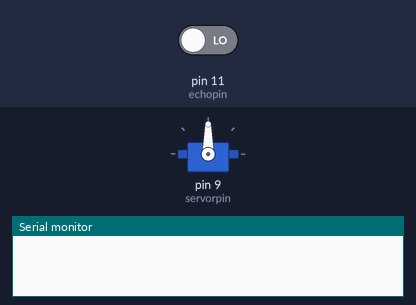
The sketch below on a simulated Arduino Uno, built with avr-gcc and run on an emulated ATmega328P. On the bench: servo, the last lines printed to the serial monitor. The inputs (shaded band) are chosen by the test bench; at power-on: pin 11 (echopin) LOW.

Above: at 0.1 s.
At 1.3 s:
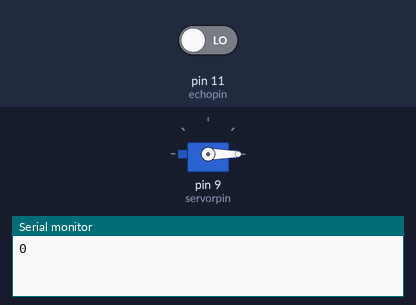
Timing chart, 0 to 2.8 s (numbered marks = the images above):
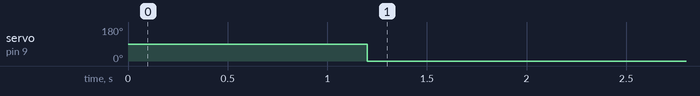

The sketch:

dustbin.ino
```cpp
#include <Servo.h>
int servorpin = 9;
Servo  Sev;
int trigpin = 12;
int echopin = 11;
int pingtraveltime;
int buzzerpin = 6;
void setup() {
  // put your setup code here, to run once:
pinMode(trigpin, OUTPUT);
pinMode(echopin, INPUT);
pinMode(servorpin, OUTPUT);
Sev.attach(servorpin);
Serial.begin(9600);
}

void loop() {
  digitalWrite(trigpin, LOW);
  delay(100);
  digitalWrite(trigpin, HIGH);
  delay(100);
  digitalWrite(trigpin, LOW);
  // put your main code here, to run repeatedly:
   pingtraveltime = pulseIn(echopin, HIGH);
Serial.println(pingtraveltime);
if(pingtraveltime < 2500){
  Sev.write(0);
}
else{
  Sev.write(180);
  }
}
```

Measured:
- by itself, servo on pin 9 (servorpin): 90° → 0° at 1.2 s
